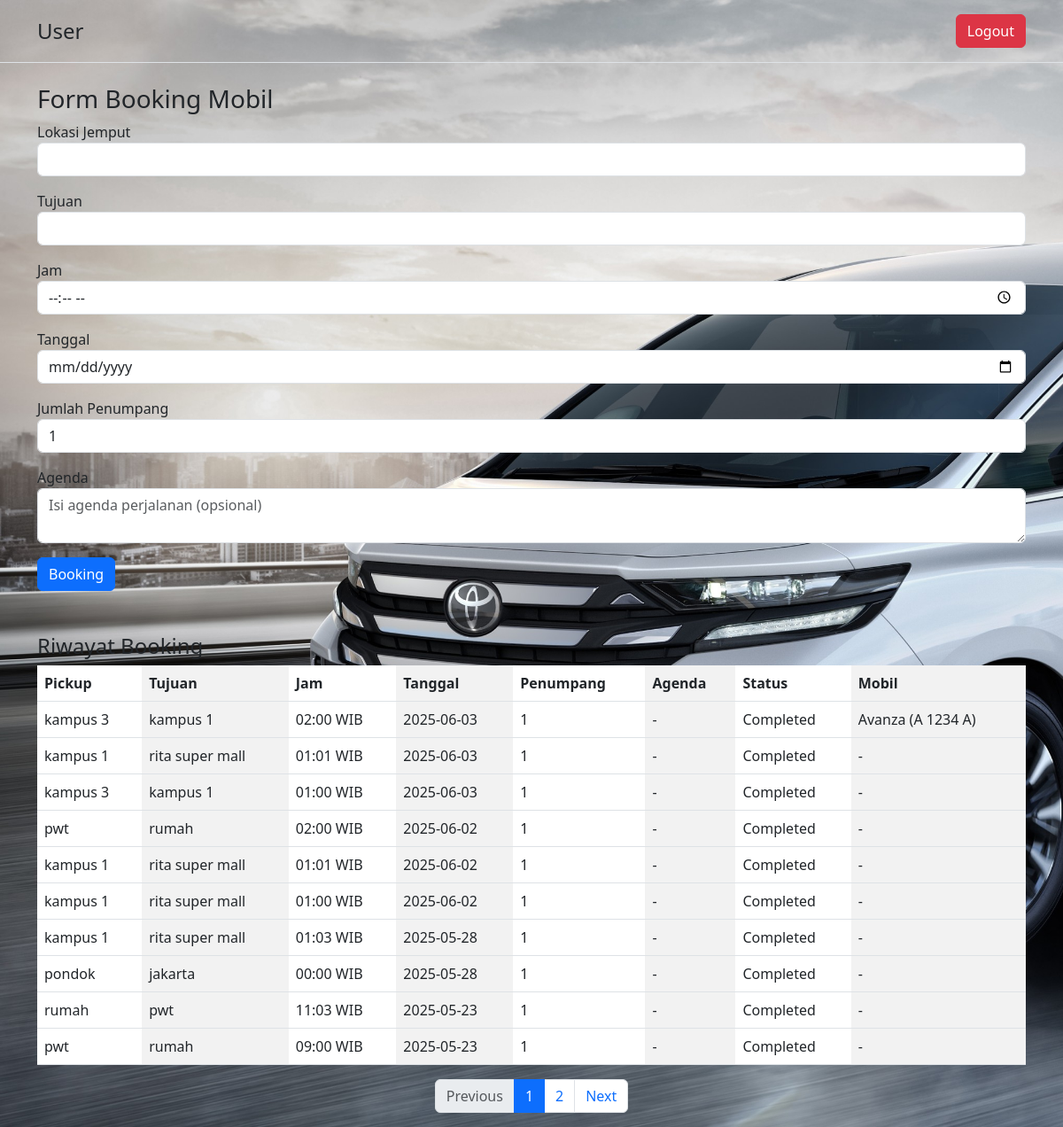
Screenshot of /user.php (signed in) with the database file from the repository.
### tables this page shows
CREATE TABLE `bookings` (
  `id` int(11) NOT NULL,
  `user_id` int(11) NOT NULL,
  `pickup_location` varchar(255) DEFAULT NULL,
  `destination` varchar(255) DEFAULT NULL,
  `date` date DEFAULT NULL,
  `time` time NOT NULL,
  `status` enum('pending','assigned','completed') DEFAULT 'pending',
  `created_at` timestamp NOT NULL DEFAULT current_timestamp(),
  `passenger_count` int(11) DEFAULT 1,
  `agenda` text DEFAULT NULL
);

CREATE TABLE `vehicles` (
  `id` int(11) NOT NULL,
  `plate_number` varchar(20) DEFAULT NULL,
  `vehicle_name` varchar(100) DEFAULT NULL
);

### user.php (the view, shortened to what this page needs)
<?php
require_once 'config/db.php';
$page = isset($_GET['page']) && is_numeric($_GET['page']) && $_GET['page'] > 0 ? (int)$_GET['page'] : 1;
$perPage = 10;
$offset = ($page - 1) * $perPage;
$stmt = $pdo->prepare("SELECT COUNT(*) FROM bookings WHERE user_id = ?");
$stmt->execute([$_SESSION['user']['id']]);
$totalRows = $stmt->fetchColumn();
$totalPages = ceil($totalRows / $perPage);
$stmt = $pdo->prepare("SELECT b.*, v.vehicle_name, v.plate_number
    FROM bookings b
    LEFT JOIN assignments a ON b.id = a.booking_id
    LEFT JOIN vehicles v ON a.vehicle_id = v.id
    WHERE b.user_id = :user_id
    ORDER BY b.date DESC, b.time DESC
    LIMIT :limit OFFSET :offset
");
$stmt->bindValue(':user_id', $_SESSION['user']['id'], PDO::PARAM_INT);
$stmt->bindValue(':limit', $perPage, PDO::PARAM_INT);
$stmt->bindValue(':offset', $offset, PDO::PARAM_INT);
$stmt->execute();
$booking_history = $stmt->fetchAll();
$queryParams = $_GET;
unset($queryParams['page']);
$baseUrl = $_SERVER['PHP_SELF'] . (http_build_query($queryParams) ? '?' . http_build_query($queryParams) . '&' : '?');
?>
<!DOCTYPE html>
<html>
<head>
    <link rel="stylesheet" href="https://cdn.jsdelivr.net/npm/bootstrap@5.3.0/dist/css/bootstrap.min.css">
</head>
<body style="background-image: url('mobil.jpg'); background-repeat: no-repeat; background-size: cover;">
    <header class="py-3 mb-4 border-bottom">
        <div class="container d-flex flex-wrap justify-content-center">
            <h3 class="d-flex align-items-center mb-3 mb-lg-0 me-lg-auto text-decoration-none">
                <span class="fs-4">User</span>
            </h3>
            <form class="col-12 col-lg-auto mb-3 mb-lg-0">
                <a href="logout.php" type="button" class="btn btn-danger">Logout</a>
            </form>
        </div>
    </header>
    <div class="container mt-4">
        <h3>Form Booking Mobil</h3>
        <form method="POST">
            <div class="mb-3">
                <label>Lokasi Jemput</label>
                <input type="text" name="pickup_location" class="form-control" required>
            </div>
            <div class="mb-3">
                <label>Tujuan</label>
                <input type="text" name="destination" class="form-control" required>
            </div>
            <div class="mb-3">
                <label>Jam</label>
                <input type="time" name="time" class="form-control" required>
            </div>
            <div class="mb-3">
                <label>Tanggal</label>
                <input type="date" name="date" class="form-control" required>
            </div>
            <div class="mb-3">
                <label>Jumlah Penumpang</label>
                <input type="number" name="passenger_count" class="form-control" min="1" value="1" required>
            </div>
            <div class="mb-3">
                <label>Agenda</label>
                <textarea name="agenda" class="form-control" rows="2" placeholder="Isi agenda perjalanan (opsional)"></textarea>
            </div>
            <button type="submit" class="btn btn-primary">Booking</button>
        </form>
        <h4 class="mt-5">Riwayat Booking</h4>
        <table class="table table-striped-columns align-middle table-hover">
            <thead>
                <tr>
                    <th>Pickup</th>
                    <th>Tujuan</th>
                    <th>Jam</th>
                    <th>Tanggal</th>
                    <th>Penumpang</th>
                    <th>Agenda</th>
                    <th>Status</th>
                    <th>Mobil</th>
                </tr>
            </thead>
            <tbody>
                <?php foreach ($booking_history as $b): ?>
                    <tr>
                        <td><?= htmlspecialchars($b['pickup_location']) ?></td>
                        <td><?= htmlspecialchars($b['destination']) ?></td>
                        <td><?= date('H:i', strtotime($b['time'])) ?> WIB</td>
                        <td><?= htmlspecialchars($b['date']) ?></td>
                        <td><?= (int)$b['passenger_count'] ?></td>
                        <td><?= htmlspecialchars($b['agenda']) ?: '-' ?></td>
                        <td><?= htmlspecialchars(ucfirst($b['status'])) ?></td>
                        <td>
                            <?= $b['vehicle_name'] ? htmlspecialchars($b['vehicle_name'] . ' (' . $b['plate_number'] . ')') : '-' ?>
                        </td>
                    </tr>
                <?php endforeach; ?>
            </tbody>
        </table>
        <?php if ($totalPages > 1): ?>
            <nav>
                <ul class="pagination justify-content-center">
                    <li class="page-item <?= $page <= 1 ? 'disabled' : '' ?>">
                        <a class="page-link" href="<?= $page > 1 ? $baseUrl . 'page=' . ($page - 1) : '#' ?>">Previous</a>
                    </li>
                    <?php for ($i = 1; $i <= $totalPages; $i++): ?>
                        <li class="page-item <?= $i === $page ? 'active' : '' ?>">
                            <a class="page-link" href="<?= $baseUrl . 'page=' . $i ?>"><?= $i ?></a>
                        </li>
                    <?php endfor; ?>
                    <li class="page-item <?= $page >= $totalPages ? 'disabled' : '' ?>">
                        <a class="page-link" href="<?= $page < $totalPages ? $baseUrl . 'page=' . ($page + 1) : '#' ?>">Next</a>
                    </li>
                </ul>
            </nav>
        <?php endif; ?>
    </div>
</body>
</html>

### rows the page displays
bookings: pickup_location "kampus 3", destination "kampus 1", time "02:00", date "2025-06-03", passenger_count "1", agenda "-", status "Completed", vehicles.vehicle_name+plate_number "Avanza (A 1234 A)"
bookings: pickup_location "kampus 1", destination "rita super mall", time "01:01", date "2025-06-03", passenger_count "1", agenda "-", status "Completed"
bookings: pickup_location "kampus 3", destination "kampus 1", time "01:00", date "2025-06-03", passenger_count "1", agenda "-", status "Completed"
bookings: pickup_location "pwt", destination "rumah", time "02:00", date "2025-06-02", passenger_count "1", agenda "-", status "Completed"
bookings: pickup_location "kampus 1", destination "rita super mall", time "01:01", date "2025-06-02", passenger_count "1", agenda "-", status "Completed"
bookings: pickup_location "kampus 1", destination "rita super mall", time "01:00", date "2025-06-02", passenger_count "1", agenda "-", status "Completed"
bookings: pickup_location "kampus 1", destination "rita super mall", time "01:03", date "2025-05-28", passenger_count "1", agenda "-", status "Completed"
bookings: pickup_location "pondok", destination "jakarta", time "00:00", date "2025-05-28", passenger_count "1", agenda "-", status "Completed"
bookings: pickup_location "rumah", destination "pwt", time "11:03", date "2025-05-23", passenger_count "1", agenda "-", status "Completed"
bookings: pickup_location "pwt", destination "rumah", time "09:00", date "2025-05-23", passenger_count "1", agenda "-", status "Completed"
